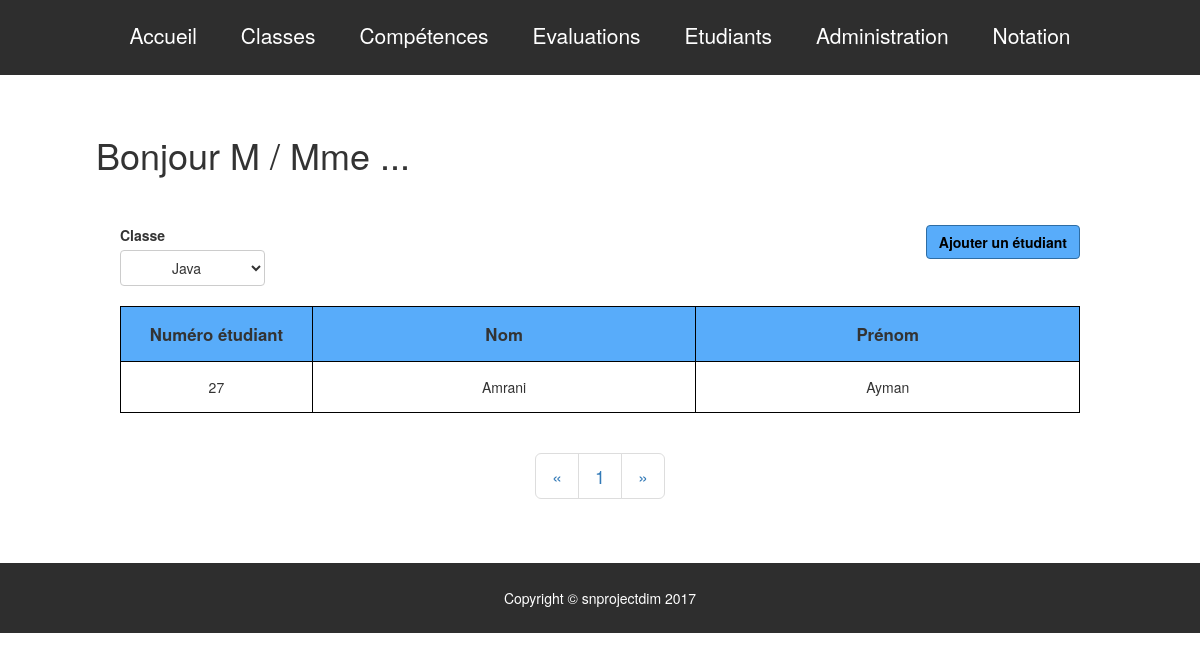
/etudiants.php?classe=2, run on an earlier commit of the app's database.
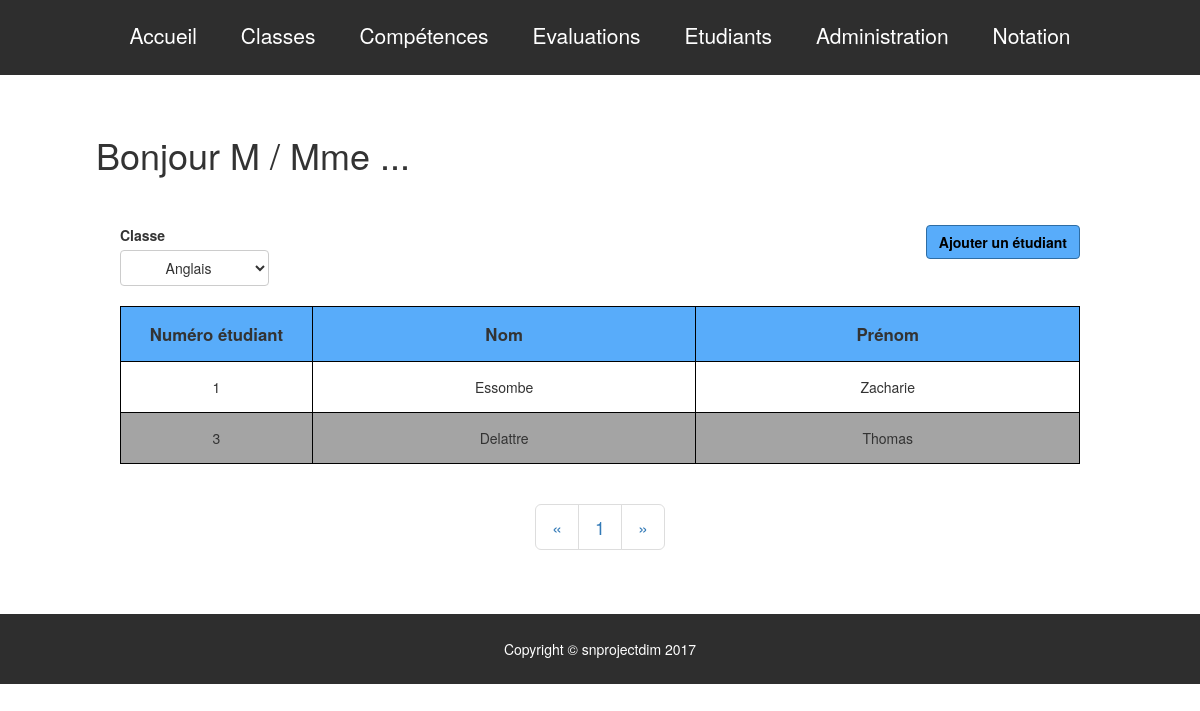
And on a later commit of the database.
### tables this page shows
CREATE TABLE `appartenir` (
  `idC` int(11) NOT NULL,
  `idE` int(11) NOT NULL
);

CREATE TABLE `etudiant` (
  `idE` int(11) NOT NULL,
  `nom` char(60) DEFAULT NULL,
  `prenom` char(60) DEFAULT NULL,
  `login` char(80) DEFAULT NULL,
  `mdp` char(60) DEFAULT NULL
);

### etudiants.php (the view, shortened to what this page needs)
<?php
include ('includes/connexion.inc.php');
include('includes/haut.inc.php');
?>
<div class="row" id="headerPage">
	<h1 class=" titreIndex">Bonjour M / Mme <?php echo "..."?></h1>
	<a id="boutonAjoutClasse"  class="btn btn-primary" href="administration.php">Ajouter un &eacute;tudiant</a>
	<div id="comboEvaluation">
		<form action="etudiants.php" method="get">
            <label>Classe</label>
            <select onchange="this.form.submit()" name="classe" class="btn btn-default fullWidth">
                <?php
                $query="SELECT * FROM cours";
                $stmt=$pdo->query($query);
		          while ($data = $stmt->fetch()) {
                ?>
                 <?php if($data['idC']==$_GET['classe']) {?>
                <option value="<?= $data['idC'] ?>" selected><?= $data['libelle'] ?></option>
                <?php }else { ?>
                <option value="<?= $data['idC'] ?>"><?= $data['libelle'] ?></option>
                <?php } }?>
			</select>
		</form>
	</div>
</div>
<div class="tableauEvaluations row">
	<table>
		<tr>
			<th width="20%">Num&eacute;ro &eacute;tudiant</th>
			<th width="40%">Nom</th>
			<th width="40%">Pr&eacute;nom</th>
		</tr>
		<?php
        if(isset($_GET['classe'])){
		  $query="SELECT * FROM etudiant inner join appartenir on appartenir.idE= etudiant.idE inner join cours on cours.idC=appartenir.idC where cours.idC='".$_GET['classe']."'";
        }
        else{
            $query="SELECT * FROM etudiant inner join appartenir on appartenir.idE= etudiant.idE inner join cours on cours.idC=appartenir.idC";
        }
		$stmt=$pdo->query($query);
		while ($data = $stmt->fetch()) {
			?>
			<tr>
				<td><?= $data['idE'] ?></td>
				<td><?= $data['nom'] ?></td>
				<td><?= $data['prenom'] ?></td>
			</tr>
			<?php
		}
		?>
	</table>
</div>
<div class="divPagination">
	<nav aria-label="Page navigation">
		<ul class="pagination pagination-lg ">
			<li>
				<a href="index.php?page=<?php  ?>" aria-label="Previous">
					<span aria-hidden="true">&laquo;</span>
				</a>
			</li>
			<li><a href="index.php?page=<?php  ?>">  1   </a></li>
				<li>
					<a href="index.php?page=<?php
						 ?>" aria-label="Next">
						<span aria-hidden="true">&raquo;</span>
					</a>
				</li>
			</ul>
		</nav>
	</div>
	<?php
	include('includes/bas.inc.php');
	?>

What changed in the data, as far as the page shows it:
removed appartenir: idE "27", idE.nom "Amrani", idE.prenom "Ayman"
added appartenir: idE "1", idE.nom "Essombe", idE.prenom "Zacharie"
added appartenir: idE "3", idE.nom "Delattre", idE.prenom "Thomas"
Also different on the page:
form field classe: "Java" → "Anglais"
